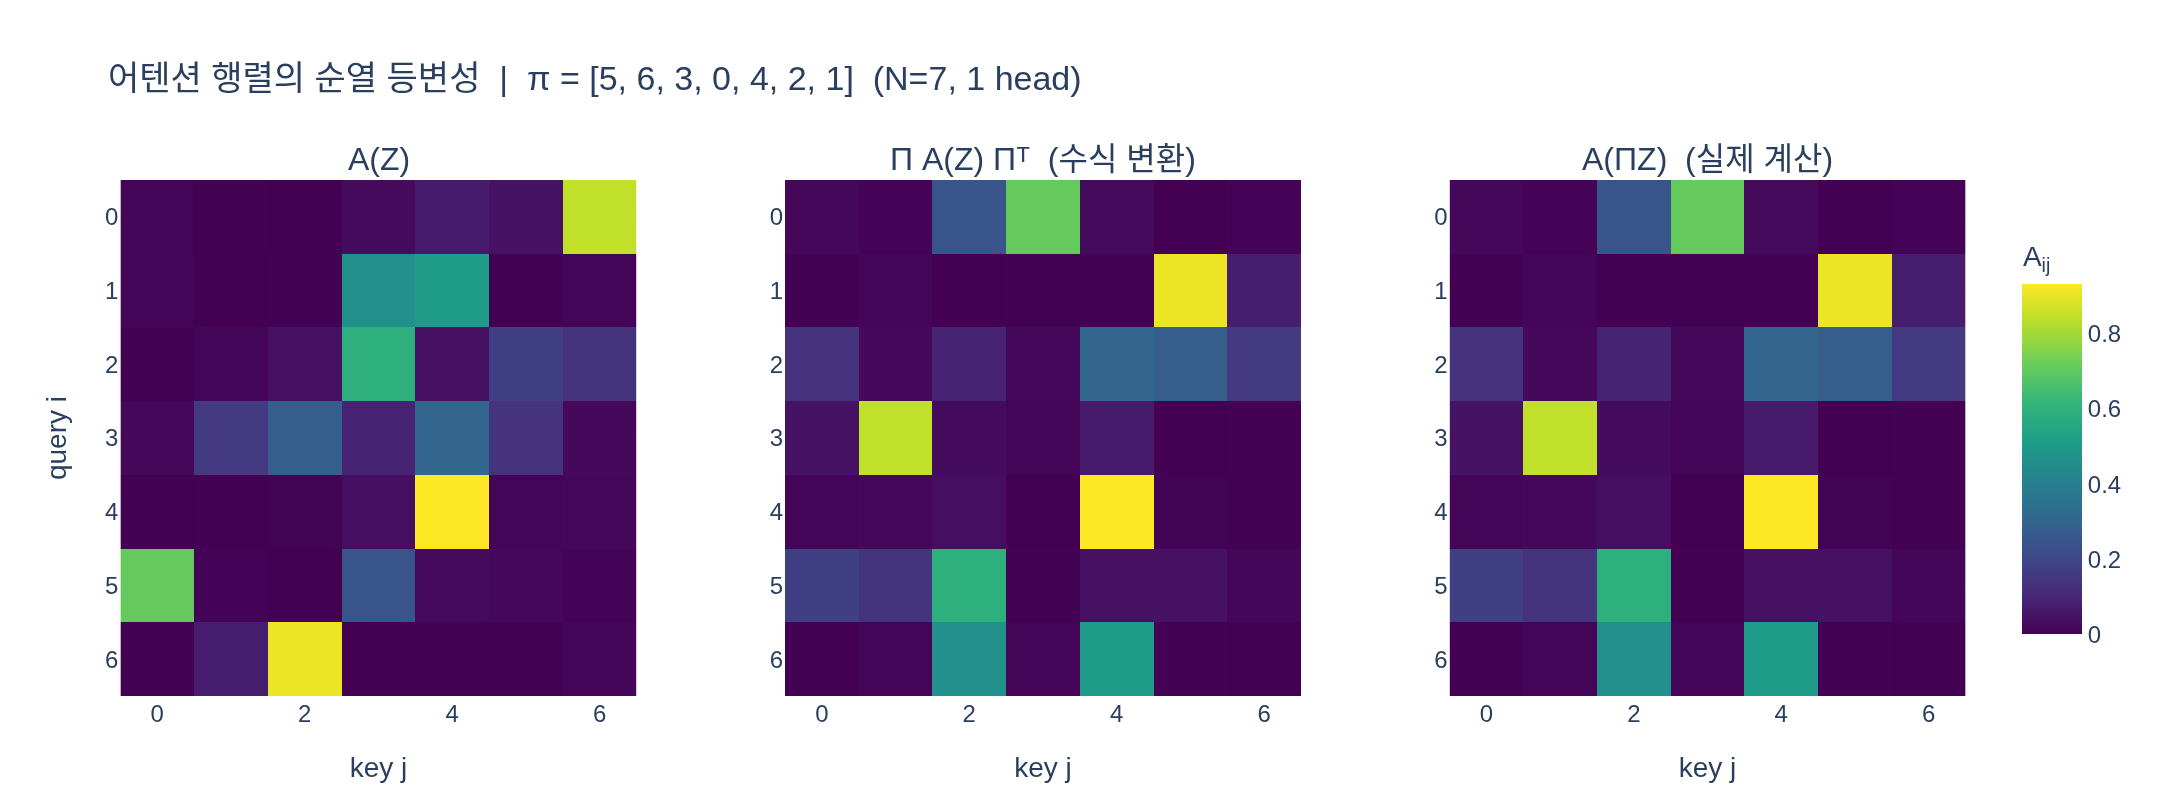

The script that drew this image:
# ---
# jupyter:
#   jupytext:
#     text_representation:
#       extension: .py
#       format_name: percent
#       format_version: '1.3'
#   kernelspec:
#     display_name: Python 3
#     language: python
#     name: python3
# ---

# %% [markdown]
# # 어텐션의 순열 등변(permutation equivariant)성
#
# $$
# \mathrm{Attn}(\Pi Z) = \Pi\,\mathrm{Attn}(Z) \qquad \text{for any permutation } \Pi
# $$
#
# 토큰 순서를 바꾸면 출력도 **똑같은 순서로 따라 바뀔 뿐**, "몇 번째 토큰인지"는 전혀 모른다.
# 이 노트북에서 확인할 것:
#
# 1. 순열 행렬 $\Pi$ 의 기본 성질 ($\Pi Z$ = 행 재배열, $\Pi^\top\Pi=I$)
# 2. DINO 저장소의 실제 `Attention` 모듈로 $\mathrm{Attn}(\Pi Z)=\Pi\,\mathrm{Attn}(Z)$ 수치 검증
# 3. 어텐션 행렬이 $\tilde A = \Pi A \Pi^\top$ 로 바뀌는 것 (히트맵 비교)
# 4. LayerNorm / MLP / Block 도 전부 등변
# 5. `pos_embed` 를 더하면 등변성이 깨져 CLS 출력이 달라진다 (8.3e-07 vs 3.5e-03 재현)
# 6. 등변(equivariant)과 불변(invariant)의 차이

# %%
import sys
import math
from pathlib import Path

import torch
import torch.nn as nn
import plotly.graph_objects as go
from plotly.subplots import make_subplots


def _show(fig):
    try:
        from IPython import get_ipython
        if get_ipython() is not None:  # VSCode 셀/Jupyter에서만 렌더링
            fig.show()
    except ImportError:
        pass


# ── dino 저장소 루트를 찾아 sys.path 에 추가 (vision_transformer.py 재사용)
HERE = Path(__file__).resolve().parent if "__file__" in globals() else Path.cwd().resolve()
REPO = HERE
while not (REPO / "vision_transformer.py").exists() and REPO != REPO.parent:
    REPO = REPO.parent
assert (REPO / "vision_transformer.py").exists(), "dino 저장소 안에서 실행하세요"
sys.path.insert(0, str(REPO))

import vision_transformer as vits
from vision_transformer import Attention, Mlp, Block

torch.manual_seed(0)
torch.set_printoptions(precision=4, sci_mode=False, linewidth=120)

print("REPO      :", REPO)
print("torch     :", torch.__version__)
print("float32 eps:", torch.finfo(torch.float32).eps)
# 출력:
# REPO      : /home/sungwoo/projects/swcho/dino
# torch     : 2.4.0+cu121
# float32 eps: 1.1920928955078125e-07   ← 아래 "0" 판정의 기준 스케일

# %% [markdown]
# ## 1. 순열 행렬 $\Pi$
#
# $\Pi$ 는 단위행렬 $I$ 의 행을 섞은 행렬이다. 각 행·각 열에 $1$ 이 정확히 하나.
# 일대일대응 $\pi$ 에 대해 $\Pi_{ij}=1 \iff j=\pi(i)$ 이고, 왼쪽에서 곱하면 **행이 재배열**된다.
#
# $$
# (\Pi Z)_{i\cdot} = Z_{\pi(i)\cdot},\qquad \Pi^\top\Pi = I,\qquad \Pi^{-1}=\Pi^\top
# $$

# %%
def perm_matrix(perm: torch.Tensor) -> torch.Tensor:
    """perm[i] = pi(i) 인 순열의 행렬 표현 (N,N)."""
    N = perm.numel()
    P = torch.zeros(N, N)
    P[torch.arange(N), perm] = 1.0
    return P


# ── 2행·3행을 교환하는 3x3 예제 (hi.md 의 손계산과 동일)
perm3 = torch.tensor([0, 2, 1])
Pi3 = perm_matrix(perm3)
Z3 = torch.tensor([[1.0, 10.0],
                   [2.0, 20.0],
                   [3.0, 30.0]])

print("Pi =\n", Pi3)
print("\nZ =\n", Z3)
print("\nPi @ Z =\n", Pi3 @ Z3, "  ← 2,3행이 바뀌었다")
print("\nPi^T @ Pi =\n", Pi3.T @ Pi3, "  ← I")
print("\nZ[perm] 와 동일?", torch.equal(Pi3 @ Z3, Z3[perm3]))
# 출력:
# Pi =
#  tensor([[1., 0., 0.],
#         [0., 0., 1.],
#         [0., 1., 0.]])
#
# Z =
#  tensor([[ 1., 10.],
#         [ 2., 20.],
#         [ 3., 30.]])
#
# Pi @ Z =
#  tensor([[ 1., 10.],
#         [ 3., 30.],
#         [ 2., 20.]])   ← 2,3행이 바뀌었다
#
# Pi^T @ Pi =
#  tensor([[1., 0., 0.],
#         [0., 1., 0.],
#         [0., 0., 1.]])   ← I
#
# Z[perm] 와 동일? True

# %% [markdown]
# ### hi.md 의 $N=3$ 손계산 재확인
#
# $e^{S}=\begin{pmatrix}1&2&3\\4&1&1\\1&1&1\end{pmatrix}$ 일 때
# $\tilde S = \Pi S \Pi^\top$ 이고 $\tilde A = \Pi A \Pi^\top$ 인지 확인한다.
# 핵심은 **softmax 의 분모가 행 안의 합**이라 원소 순서에 무관하다는 점.

# %%
expS = torch.tensor([[1.0, 2.0, 3.0],
                     [4.0, 1.0, 1.0],
                     [1.0, 1.0, 1.0]])
S = expS.log()
A = S.softmax(dim=-1)

S_tilde = Pi3 @ S @ Pi3.T
A_tilde = S_tilde.softmax(dim=-1)          # 섞인 점수에 softmax
A_perm = Pi3 @ A @ Pi3.T                    # 원래 A 를 순열

print("A =\n", A)
print("\nexp(S~) =\n", S_tilde.exp(), "  ← 행·열이 동시에 섞였다")
print("\n행별 합 : 원래", expS.sum(-1).tolist(), " 섞은 후", S_tilde.exp().sum(-1).tolist())
print("\nsoftmax(Pi S Pi^T) =\n", A_tilde)
print("\nPi softmax(S) Pi^T  =\n", A_perm)
print("\n최대 오차 :", (A_tilde - A_perm).abs().max().item())
# 출력:
# A =
#  tensor([[0.1667, 0.3333, 0.5000],
#         [0.6667, 0.1667, 0.1667],
#         [0.3333, 0.3333, 0.3333]])
#
# exp(S~) =
#  tensor([[1.0000, 3.0000, 2.0000],
#         [1.0000, 1.0000, 1.0000],
#         [4.0000, 1.0000, 1.0000]])   ← 행·열이 동시에 섞였다
#
# 행별 합 : 원래 [6.0, 6.0, 3.0]  섞은 후 [6.0, 3.0, 6.0]
#
# softmax(Pi S Pi^T) =
#  tensor([[0.1667, 0.5000, 0.3333],
#         [0.3333, 0.3333, 0.3333],
#         [0.6667, 0.1667, 0.1667]])
#
# Pi softmax(S) Pi^T  =
#  tensor([[0.1667, 0.5000, 0.3333],
#         [0.3333, 0.3333, 0.3333],
#         [0.6667, 0.1667, 0.1667]])
#
# 최대 오차 : 5.960464477539063e-08   ← float32 반올림 오차 = 사실상 0

# %% [markdown]
# ## 2. 실제 `Attention` 모듈로 등변성 검증
#
# DINO 의 `Attention` 은 $(x, \mathrm{attn})$ 을 함께 반환한다.
#
# $$
# Q=ZW_Q,\ K=ZW_K,\ V=ZW_V,\quad S=\frac{QK^\top}{\sqrt{d_h}},\quad A=\mathrm{softmax_{row}}(S),\quad \mathrm{Attn}(Z)=AVW^O
# $$
#
# 유도: $\tilde Q=\Pi Q$ → $\tilde S=\Pi S\Pi^\top$ → $\tilde A=\Pi A\Pi^\top$ →
# $\tilde A\tilde V=\Pi A\Pi^\top\Pi V=\Pi AV$.

# %%
N, D, HEADS = 6, 16, 2
attn = Attention(D, num_heads=HEADS, qkv_bias=True)
attn.eval()

Z = torch.randn(1, N, D)
perm = torch.randperm(N)
Pi = perm_matrix(perm)

with torch.no_grad():
    out, A_full = attn(Z)                    # out (1,N,D), A_full (1,heads,N,N)
    out_p, A_p = attn(Z[:, perm])            # 토큰을 섞어서 넣기

# Pi @ Attn(Z) : 출력 행을 같은 순열로 재배열
target = out[:, perm]
err_equiv = (out_p - target).abs().max().item()
# 비교군: 순열을 되돌리지 않은 것 (등변성이 "그냥 같다"는 뜻이 아님을 확인)
err_naive = (out_p - out).abs().max().item()

print(f"perm (pi)              : {perm.tolist()}")
print(f"Attn(Z) shape          : {tuple(out.shape)},  A shape {tuple(A_full.shape)}")
print(f"어텐션 행 합            : {A_full.sum(-1).mean():.6f}  (softmax → 1)")
print()
print(f"|Attn(Pi Z) - Pi Attn(Z)|_max = {err_equiv:.3e}   ← 0 (등변)")
print(f"|Attn(Pi Z) -    Attn(Z)|_max = {err_naive:.3e}   ← 크다 (불변이 아니다)")
assert err_equiv < 1e-5 < err_naive
# 출력:
# perm (pi)              : [3, 0, 1, 4, 2, 5]
# Attn(Z) shape          : (1, 6, 16),  A shape (1, 2, 6, 6)
# 어텐션 행 합            : 1.000000  (softmax → 1)
#
# |Attn(Pi Z) - Pi Attn(Z)|_max = 8.941e-08   ← 0 (등변)
# |Attn(Pi Z) -    Attn(Z)|_max = 1.019e-01   ← 크다 (불변이 아니다)

# %% [markdown]
# ### 어텐션 행렬은 $\tilde A = \Pi A \Pi^\top$
#
# 출력만 섞이는 게 아니라 **$N\times N$ 어텐션 행렬 자체가 행·열 양쪽으로 같은 순열을 받는다.**
#
# $$
# \tilde A_{ij} = A_{\pi(i)\pi(j)}
# $$

# %%
head = 0
A0 = A_full[0, head]                 # (N,N)  원래
A0_p = A_p[0, head]                  # (N,N)  섞은 입력으로 계산
A0_conj = Pi @ A0 @ Pi.T             # (N,N)  원래 A 를 PiAPi^T 로 변환

err_A = (A0_p - A0_conj).abs().max().item()
print(f"|A(Pi Z) - Pi A(Z) Pi^T|_max = {err_A:.3e}   ← 0")
print(f"모든 헤드에 대해              = "
      f"{max((A_p[0, h] - Pi @ A_full[0, h] @ Pi.T).abs().max().item() for h in range(HEADS)):.3e}")
print()
print("A (head 0), 소수 3자리:\n", A0)
print("\nPi A Pi^T:\n", A0_conj)
# 출력:
# |A(Pi Z) - Pi A(Z) Pi^T|_max = 2.980e-08   ← 0
# 모든 헤드에 대해              = 2.980e-08
#
# A (head 0), 소수 3자리:
#  tensor([[0.1677, 0.1346, 0.1745, 0.1354, 0.1858, 0.2020],
#         [0.1104, 0.1727, 0.1910, 0.1213, 0.2692, 0.1355],
#         [0.1923, 0.1780, 0.1344, 0.2168, 0.1272, 0.1514],
#         [0.2708, 0.1669, 0.0953, 0.1922, 0.0818, 0.1929],
#         [0.1539, 0.1547, 0.1550, 0.3048, 0.1093, 0.1223],
#         [0.1414, 0.1579, 0.2048, 0.1802, 0.1809, 0.1349]])
#
# Pi A Pi^T:
#  tensor([[0.1922, 0.2708, 0.1669, 0.0818, 0.0953, 0.1929],
#         [0.1354, 0.1677, 0.1346, 0.1858, 0.1745, 0.2020],
#         [0.1213, 0.1104, 0.1727, 0.2692, 0.1910, 0.1355],
#         [0.3048, 0.1539, 0.1547, 0.1093, 0.1550, 0.1223],
#         [0.2168, 0.1923, 0.1780, 0.1272, 0.1344, 0.1514],
#         [0.1802, 0.1414, 0.1579, 0.1809, 0.2048, 0.1349]])
# ← 값 집합은 그대로. 예: 원래 A[3,0]=0.2708 이 Pi A Pi^T 에서는 [0,1] 로 이동
#   (perm=[3,0,1,4,2,5] 이므로 pi(0)=3, pi(1)=0)

# %% [markdown]
# ### 시각화: $A$, $\Pi A \Pi^\top$, $A(\Pi Z)$ 히트맵
#
# 가운데(수식으로 변환)와 오른쪽(실제로 섞어 넣어 계산)이 **픽셀 단위로 동일**해야 한다.
# 어텐션 대비를 보기 좋게 하려고 로짓을 3배 키운 별도 예제를 쓴다.

# %%
Nv, Dv = 7, 16
attn_v = Attention(Dv, num_heads=1, qkv_bias=True)
attn_v.eval()
with torch.no_grad():
    attn_v.qkv.weight.mul_(3.0)          # 대비 강조용
Zv = torch.randn(1, Nv, Dv)
permv = torch.randperm(Nv)
Piv = perm_matrix(permv)

with torch.no_grad():
    _, Av = attn_v(Zv)
    _, Av_p = attn_v(Zv[:, permv])
Av0, Avp0 = Av[0, 0], Av_p[0, 0]
Av_conj = Piv @ Av0 @ Piv.T
print(f"perm = {permv.tolist()}")
print(f"|A(Pi Z) - Pi A Pi^T|_max = {(Avp0 - Av_conj).abs().max().item():.3e}")
# 출력:
# perm = [5, 6, 3, 0, 4, 2, 1]
# |A(Pi Z) - Pi A Pi^T|_max = 1.192e-07

# %%
mats = [Av0, Av_conj, Avp0]
titles = ["A(Z)", "Π A(Z) Πᵀ  (수식 변환)", "A(ΠZ)  (실제 계산)"]
fig = make_subplots(rows=1, cols=3, subplot_titles=titles,
                    horizontal_spacing=0.08)
zmin = min(m.min().item() for m in mats)
zmax = max(m.max().item() for m in mats)
for c, (m, t) in enumerate(zip(mats, titles), start=1):
    fig.add_trace(
        go.Heatmap(z=m.numpy(), zmin=zmin, zmax=zmax, colorscale="Viridis",
                   showscale=(c == 3), colorbar=dict(title="A<sub>ij</sub>", len=0.85),
                   hovertemplate="i=%{y}, j=%{x}<br>A=%{z:.4f}<extra></extra>"),
        row=1, col=c)
    fig.update_xaxes(title_text="key j", row=1, col=c, scaleanchor=f"y{c if c > 1 else ''}",
                     constrain="domain")
    fig.update_yaxes(title_text="query i" if c == 1 else None, autorange="reversed",
                     row=1, col=c, constrain="domain")

fig.update_layout(
    title=f"어텐션 행렬의 순열 등변성 &nbsp;|&nbsp; π = {permv.tolist()}  (N={Nv}, 1 head)",
    width=1080, height=400, template="plotly_white",
    margin=dict(l=60, r=20, t=90, b=50),
)
_show(fig)

PNG = HERE / "expy.png"
fig.write_image(str(PNG), scale=2)
print("saved:", PNG, PNG.exists())
# 출력:
# saved: .../.fm/hints/3bb60d39-0924-45ee-b0ee-394cacbd2bcc/expy.png True
# → 가운데와 오른쪽 히트맵이 픽셀 단위로 동일하다 (왼쪽은 원본 A)

# %% [markdown]
# ## 3. LayerNorm / MLP / Block 도 등변
#
# 이 부품들은 **토큰별로 독립**하게 작동한다 (LN 은 각 토큰 벡터 안에서 평균·분산 계산,
# MLP 는 각 토큰에 같은 $\mathrm{fc1}\to\mathrm{GELU}\to\mathrm{fc2}$ 적용).
# 그래서 행을 섞는 것과 교환된다. 잔차 연결까지 합쳐 **블록 전체가 등변**이다.
#
# $$
# \mathrm{LN}(\Pi Z)=\Pi\,\mathrm{LN}(Z),\qquad \mathrm{MLP}(\Pi Z)=\Pi\,\mathrm{MLP}(Z),\qquad
# \mathrm{Block}(\Pi Z)=\Pi\,\mathrm{Block}(Z)
# $$

# %%
ln = nn.LayerNorm(D)
mlp = Mlp(in_features=D, hidden_features=4 * D)
blk = Block(dim=D, num_heads=HEADS, mlp_ratio=4, qkv_bias=True)
for m in (ln, mlp, blk):
    m.eval()

with torch.no_grad():
    checks = {
        "LayerNorm": (ln(Z[:, perm]), ln(Z)[:, perm]),
        "Mlp":       (mlp(Z[:, perm]), mlp(Z)[:, perm]),
        "Block x1":  (blk(Z[:, perm]), blk(Z)[:, perm]),
    }
    # 블록 4겹을 쌓아도 여전히 등변
    deep = Z
    deep_p = Z[:, perm]
    blocks = nn.ModuleList([Block(dim=D, num_heads=HEADS, mlp_ratio=4, qkv_bias=True)
                            for _ in range(4)]).eval()
    for b in blocks:
        deep, deep_p = b(deep), b(deep_p)
    checks["Block x4"] = (deep_p, deep[:, perm])

for name, (lhs, rhs) in checks.items():
    e = (lhs - rhs).abs().max().item()
    print(f"{name:10s} |f(Pi Z) - Pi f(Z)|_max = {e:.3e}   {'OK' if e < 1e-4 else 'FAIL'}")
# 출력:
# LayerNorm  |f(Pi Z) - Pi f(Z)|_max = 0.000e+00   OK
# Mlp        |f(Pi Z) - Pi f(Z)|_max = 0.000e+00   OK
# Block x1   |f(Pi Z) - Pi f(Z)|_max = 1.788e-07   OK
# Block x4   |f(Pi Z) - Pi f(Z)|_max = 2.384e-07   OK
# → LN/MLP 는 토큰별 독립이라 오차가 정확히 0. Block 은 어텐션의 합산 순서 때문에
#   float32 반올림 오차만 남는다 (깊이를 늘려도 누적이 미미하다).

# %% [markdown]
# ## 4. `pos_embed` 가 등변성을 깬다 — 카드 원문 실험 재현
#
# 위치 임베딩 없이는 패치를 뒤섞은 이미지와 원본이 **완전히 같은 CLS 출력**을 낸다.
# 위치 정보를 넣는 유일한 방법은 토큰 값 자체에 더하는 것.
#
# $$
# z_i \leftarrow z_i + p_i,\qquad p\in\mathbb{R}^{(N+1)\times D}\ \text{(학습됨)}
# $$
#
# 섞은 토큰에 "제자리" 위치를 더하면 $\Pi Z + P \ne \Pi(Z+P)$ 이므로
# $\mathrm{Attn}(\Pi Z + P)\ne\Pi\,\mathrm{Attn}(Z+P)$ 가 된다.

# %%
IMG, P_SIZE = 224, 16
model = vits.vit_tiny(patch_size=P_SIZE).eval()
NPATCH = (IMG // P_SIZE) ** 2
x_img = torch.randn(1, 3, IMG, IMG)
blk0 = model.blocks[0].eval()

with torch.no_grad():
    patch_tok = model.patch_embed(x_img)                 # (1, N, D)
    cls = model.cls_token.expand(1, -1, -1)              # (1, 1, D)
    perm_patch = torch.randperm(NPATCH)

    # (a) pos_embed 없이 — CLS 는 0번 자리에 고정, 패치만 섞는다
    z_plain = torch.cat((cls, patch_tok), dim=1)
    z_shuf = torch.cat((cls, patch_tok[:, perm_patch]), dim=1)
    out_plain = model.norm(blk0(z_plain))[:, 0]
    out_shuf = model.norm(blk0(z_shuf))[:, 0]

    # (b) pos_embed 를 더한 뒤 — 섞인 토큰에 "제자리" 위치를 더함
    pos = model.interpolate_pos_encoding(z_plain, IMG, IMG)
    outp_plain = model.norm(blk0(z_plain + pos))[:, 0]
    outp_shuf = model.norm(blk0(z_shuf + pos))[:, 0]

d_plain = (out_plain - out_shuf).abs().max().item()
d_pos = (outp_plain - outp_shuf).abs().max().item()

print(f"N = {NPATCH} patches + 1 CLS, D = {model.embed_dim}")
print(f"pos_embed 없이 패치를 섞었을 때 CLS 출력 차이 : {d_plain:.3e}  ← 0 (구분 못 함)")
print(f"pos_embed 를 더한 뒤 섞었을 때 CLS 출력 차이  : {d_pos:.3e}  ← 유의미 (구분함)")
print(f"배율                                        : {d_pos / max(d_plain, 1e-12):.0f}x")
print(f"(카드 원문: 8.3e-07 vs 3.5e-03 — 같은 자리수)")
assert d_plain < 1e-5 < d_pos
# 출력:
# N = 196 patches + 1 CLS, D = 192
# pos_embed 없이 패치를 섞었을 때 CLS 출력 차이 : 9.537e-07  ← 0 (구분 못 함)
# pos_embed 를 더한 뒤 섞었을 때 CLS 출력 차이  : 4.018e-03  ← 유의미 (구분함)
# 배율                                        : 4213x
# (카드 원문: 8.3e-07 vs 3.5e-03 — 같은 자리수. 랜덤 초기화/입력이라 값은 조금 다르다)

# %% [markdown]
# ### 왜 (a) 에서는 정확히 0 인가 — 등변 vs 불변
#
# | 이름 | 식 | 의미 |
# |---|---|---|
# | **등변**(equivariant) | $f(\Pi Z)=\Pi f(Z)$ | 입력을 흔들면 출력도 똑같이 흔들린다 |
# | **불변**(invariant) | $f(\Pi Z)=f(Z)$ | 입력을 흔들어도 출력이 안 변한다 |
#
# - 어텐션(및 블록)은 **등변**이다. 출력 전체는 변한다 — 딱 같은 순열만큼.
# - CLS 는 0번 행에 고정되고 패치 행들만 섞이므로, 등변성에 의해 **0번 행 출력은 불변**이다.
#   그래서 (a) 의 차이가 $\sim 10^{-7}$ (float32 반올림 오차) 로 나온다.
# - 모든 토큰의 평균 $\frac1N\mathbf 1^\top Z$ 처럼 집계를 붙이면 순열 **불변**이 된다.

# %%
with torch.no_grad():
    full_plain = model.norm(blk0(z_plain))        # (1, N+1, D)
    full_shuf = model.norm(blk0(z_shuf))

# 전체 출력: 그냥 비교하면 다르다. 순열을 맞춰주면 같다.
perm_full = torch.cat((torch.tensor([0]), perm_patch + 1))   # CLS 는 제자리
print(f"전체 출력  |f(Pi Z) - f(Z)|_max      = "
      f"{(full_shuf - full_plain).abs().max().item():.3e}   ← 불변 아님")
print(f"전체 출력  |f(Pi Z) - Pi f(Z)|_max   = "
      f"{(full_shuf - full_plain[:, perm_full]).abs().max().item():.3e}   ← 등변")
print()
print(f"CLS 행 (0번)  차이                    = "
      f"{(full_shuf[:, 0] - full_plain[:, 0]).abs().max().item():.3e}   ← 불변")
print(f"평균 풀링     차이                    = "
      f"{(full_shuf.mean(1) - full_plain.mean(1)).abs().max().item():.3e}   ← 불변")
# 출력:
# 전체 출력  |f(Pi Z) - f(Z)|_max      = 6.928e+00   ← 불변 아님
# 전체 출력  |f(Pi Z) - Pi f(Z)|_max   = 9.537e-07   ← 등변
#
# CLS 행 (0번)  차이                    = 9.537e-07   ← 불변
# 평균 풀링     차이                    = 4.470e-08   ← 불변

# %% [markdown]
# ## 정리
#
# 1. $\Pi$ 는 단위행렬의 행을 섞은 것 — 왼쪽 곱은 행 재배열, $\Pi^\top\Pi=I$.
# 2. $W_Q,W_K,W_V$ 는 오른쪽에 곱하므로 $\Pi$ 를 통과시킨다: $\tilde Q=\Pi Q$.
# 3. $\tilde S=\Pi S\Pi^\top$ 이고 softmax 가 행 단위라 $\tilde A=\Pi A\Pi^\top$ (히트맵으로 확인).
# 4. $\tilde A\tilde V=\Pi A\Pi^\top\Pi V=\Pi AV$ → $\mathrm{Attn}(\Pi Z)=\Pi\,\mathrm{Attn}(Z)$.
# 5. LN·MLP·잔차도 등변이라 블록을 몇 겹 쌓아도 등변 → 모델은 패치 순서를 **모른다**.
# 6. 그래서 위치 정보는 반드시 `pos_embed` 로 **입력에 더해서** 주입해야 한다 (9.5e-07 → 4.0e-03).
